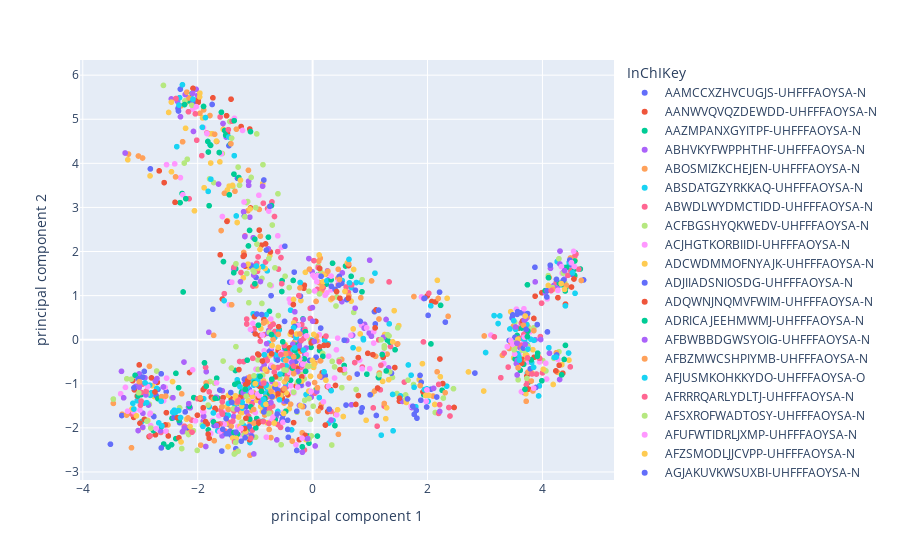

Notebook code for this chart:
### Code cell
import plotly.express as px
fig = px.scatter(finalDf_M2, x="principal component 1", y="principal component 2", color = "InChIKey")
fig.show()
